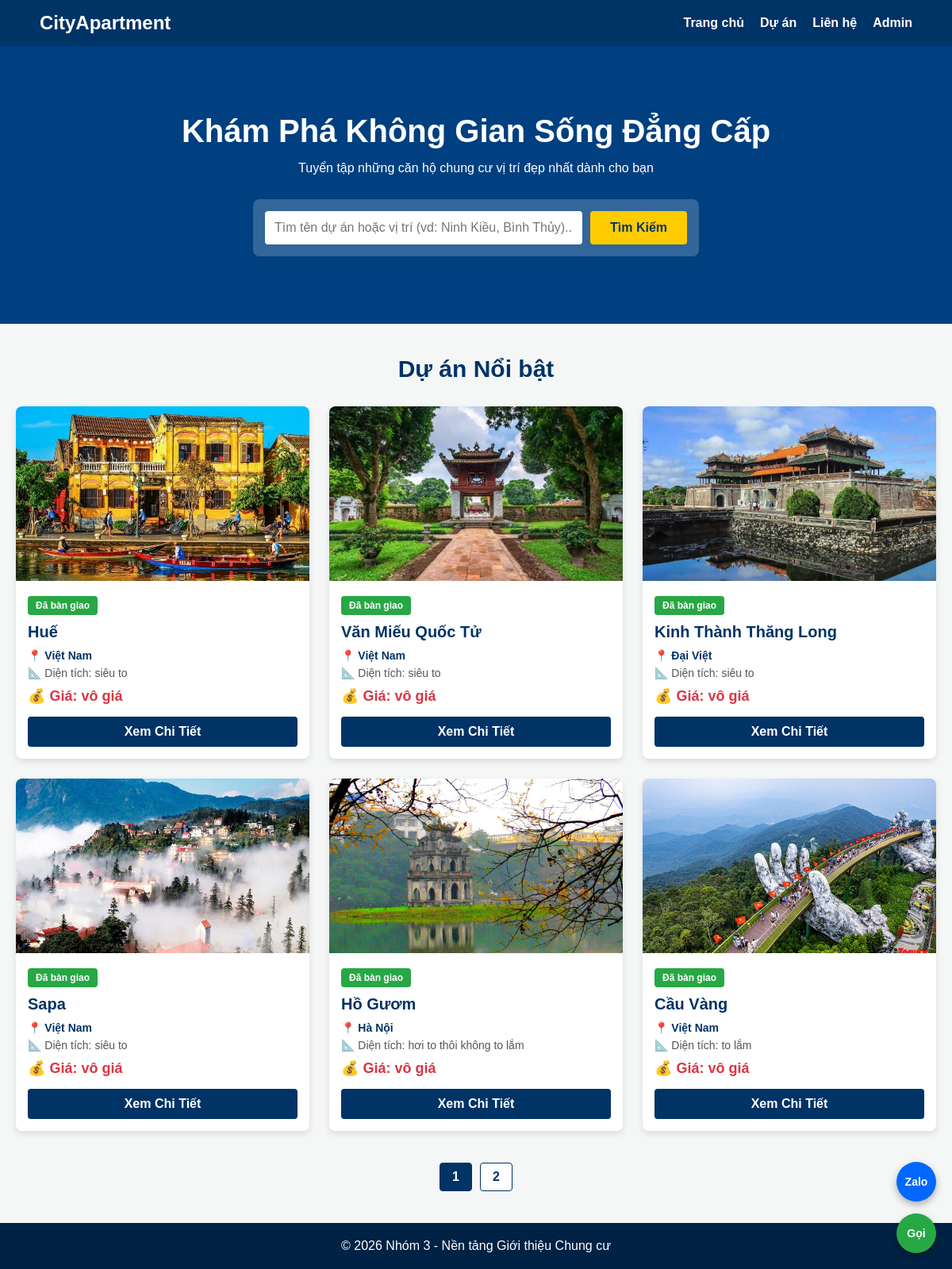
The page / on the database its author committed.
### tables this page shows
CREATE TABLE `apartments` (
  `id` int(11) NOT NULL,
  `title` varchar(255) NOT NULL,
  `description` text NOT NULL,
  `area` varchar(50) NOT NULL,
  `price` varchar(50) NOT NULL,
  `location` varchar(100) NOT NULL,
  `status` varchar(50) NOT NULL,
  `image_url` varchar(255) NOT NULL
);

### index.php (the view)
<?php
require_once 'includes/config.php';
include 'includes/header.php';
$keyword = $_GET['keyword'] ?? '';
$page = isset($_GET['page']) && is_numeric($_GET['page']) ? (int)$_GET['page'] : 1;
$limit = 6;
$offset = ($page - 1) * $limit;
if (!empty($keyword)) {
    $stmt_total = $conn->prepare("SELECT COUNT(*) FROM apartments WHERE title LIKE ? OR location LIKE ?");
    $stmt_total->execute(["%$keyword%", "%$keyword%"]);
    $total_records = $stmt_total->fetchColumn();
    $stmt = $conn->prepare("SELECT * FROM apartments WHERE title LIKE ? OR location LIKE ? ORDER BY id DESC LIMIT $limit OFFSET $offset");
    $stmt->execute(["%$keyword%", "%$keyword%"]);
} else {
    $stmt_total = $conn->query("SELECT COUNT(*) FROM apartments");
    $total_records = $stmt_total->fetchColumn();
    $stmt = $conn->query("SELECT * FROM apartments ORDER BY id DESC LIMIT $limit OFFSET $offset");
}
$total_pages = ceil($total_records / $limit);
$apartments = $stmt->fetchAll(PDO::FETCH_ASSOC);
?>
<div class="hero">
    <h1>Khám Phá Không Gian Sống Đẳng Cấp</h1>
    <p>Tuyển tập những căn hộ chung cư vị trí đẹp nhất dành cho bạn</p>
    <div style="margin-top: 30px; background: rgba(255,255,255,0.2); padding: 15px; border-radius: 8px;">
        <form action="index.php" method="GET" style="display: flex; gap: 10px;">
            <input type="text" name="keyword" value="<?php echo htmlspecialchars($keyword); ?>" placeholder="Tìm tên dự án hoặc vị trí (vd: Ninh Kiều, Bình Thủy)..." style="padding: 12px; width: 400px; border: none; border-radius: 4px; font-size: 16px;">
            <button type="submit" style="padding: 12px 25px; background: #ffcc00; color: #003366; border: none; border-radius: 4px; font-weight: bold; cursor: pointer; font-size: 16px;">Tìm Kiếm</button>
        </form>
    </div>
</div>
<div class="container" id="du-an">
    <h2 class="section-title">
        <?php echo !empty($keyword) ? 'Kết quả tìm kiếm cho: "' . htmlspecialchars($keyword) . '"' : 'Dự án Nổi bật'; ?>
    </h2>
    <div class="apartment-grid">
        <?php if(count($apartments) > 0): ?>
            <?php foreach($apartments as $apt): ?>
                <div class="card">
                    <img src="assets/images/<?php echo htmlspecialchars($apt['image_url']); ?>" alt="Hinh anh">
                    <div class="card-body">
                        <span class="badge-status"><?php echo htmlspecialchars($apt['status']); ?></span>
                        <h3 class="card-title"><?php echo htmlspecialchars($apt['title']); ?></h3>
                        <p class="card-info" style="font-weight: bold; color: #003366;">📍 <?php echo htmlspecialchars($apt['location']); ?></p>
                        <p class="card-info">📐 Diện tích: <?php echo htmlspecialchars($apt['area']); ?></p>
                        <p class="price">💰 Giá: <?php echo htmlspecialchars($apt['price']); ?></p>
                        <a href="detail.php?id=<?php echo $apt['id']; ?>" style="display: block; text-align: center; background: #003366; color: white; padding: 10px; margin-top: 15px; text-decoration: none; border-radius: 4px; font-weight: bold; transition: 0.3s;">Xem Chi Tiết</a>
                    </div>
                </div>
            <?php endforeach; ?>
        <?php else: ?>
            <p style="text-align:center; width: 100%; color: #888; font-size: 18px;">Không tìm thấy dự án nào phù hợp.</p>
        <?php endif; ?>
    </div>
    <?php if($total_pages > 1): ?>
        <div style="display: flex; justify-content: center; gap: 10px; margin-top: 40px;">
            <?php for($i = 1; $i <= $total_pages; $i++): ?>
                <a href="index.php?page=<?php echo $i; ?><?php echo !empty($keyword) ? '&keyword='.urlencode($keyword) : ''; ?>"
                   style="padding: 8px 15px; border-radius: 4px; text-decoration: none; font-weight: bold;
                          background: <?php echo ($page == $i) ? '#003366' : '#fff'; ?>;
                          color: <?php echo ($page == $i) ? '#fff' : '#003366'; ?>;
                          border: 1px solid #003366;">
                    <?php echo $i; ?>
                </a>
            <?php endfor; ?>
        </div>
    <?php endif; ?>
</div>
<?php include 'includes/footer.php'; ?>

### includes/header.php (shortened to what this page needs)
<!DOCTYPE html>
<html lang="vi" style="scroll-behavior: smooth;">
<head>
    <link rel="stylesheet" href="assets/css/style.css">
</head>
<body>
    <header>
        <div class="logo">CityApartment</div>
        <nav>
            <ul>
                <li><a href="index.php">Trang chủ</a></li>
                <li><a href="index.php#du-an">Dự án</a></li>
                <li><a href="contact.php">Liên hệ</a></li>
                <li><a href="admin/index.php">Admin</a></li>
            </ul>
        </nav>
    </header>

### includes/footer.php (shortened to what this page needs)
<div class="floating-contact">
    <a href="https://zalo.me/0928241700" target="_blank" class="float-btn zalo">Zalo</a>
    <a href="tel:0928241700" class="float-btn call">Gọi</a>
</div>
<footer>
    <p>&copy; 2026 Nhóm 3 - Nền tảng Giới thiệu Chung cư</p>
</footer>
</body>
</html>

### assets/css/style.css (style rules this page uses)
* { margin: 0; padding: 0; box-sizing: border-box; font-family: Arial, sans-serif; }
body { background-color: #f4f7f6; color: #333; }
header { background-color: #003366; color: white; padding: 15px 50px; display: flex; justify-content: space-between; align-items: center; }
header .logo { font-size: 24px; font-weight: bold; }
nav ul { list-style: none; display: flex; gap: 20px; }
nav ul li a { color: white; text-decoration: none; font-weight: bold; }
.hero { background-color: #004080; height: 350px; display: flex; flex-direction: column; justify-content: center; align-items: center; color: white; text-align: center; }
.hero h1 { font-size: 40px; margin-bottom: 15px; }
.container { max-width: 1200px; margin: 40px auto; padding: 0 20px; }
.section-title { text-align: center; font-size: 30px; margin-bottom: 30px; color: #003366; }
.apartment-grid { display: grid; grid-template-columns: repeat(auto-fit, minmax(300px, 1fr)); gap: 25px; }
.card { background: white; border-radius: 8px; overflow: hidden; box-shadow: 0 4px 8px rgba(0,0,0,0.1); transition: 0.3s; }
.card img { width: 100%; height: 220px; object-fit: cover; background-color: #ddd; }
.card-body { padding: 15px; }
.badge-status { background-color: #28a745; color: white; padding: 5px 10px; border-radius: 4px; font-size: 12px; font-weight: bold; display: inline-block; margin-bottom: 10px; }
.card-title { font-size: 20px; color: #003366; margin-bottom: 10px; }
.card-info { font-size: 14px; color: #555; margin-bottom: 6px; }
.price { color: #dc3545; font-size: 18px; font-weight: bold; margin-top: 10px; }
footer { background-color: #002244; color: white; text-align: center; padding: 20px; margin-top: 40px; }

### includes/footer.php (style rules this page uses)
.floating-contact { position: fixed; bottom: 20px; right: 20px; display: flex; flex-direction: column; gap: 15px; z-index: 9999; }
.float-btn { width: 50px; height: 50px; color: white; border-radius: 50%; display: flex; justify-content: center; align-items: center; text-decoration: none; font-weight: bold; font-size: 14px; box-shadow: 0 4px 10px rgba(0,0,0,0.3); animation: pulse 1.5s infinite; }
.float-btn.zalo { background: #0068ff; }
.float-btn.call { background: #28a745; animation-delay: 0.5s; }

### rows shown on the page
apartments: image_url (picture), status "Đã bàn giao", title "Huế", location "Việt Nam", area "siêu to", price "vô giá"
apartments: image_url (picture), status "Đã bàn giao", title "Văn Miếu Quốc Tử", location "Việt Nam", area "siêu to", price "vô giá"
apartments: image_url (picture), status "Đã bàn giao", title "Kinh Thành Thăng Long", location "Đại Việt", area "siêu to", price "vô giá"
apartments: image_url (picture), status "Đã bàn giao", title "Sapa", location "Việt Nam", area "siêu to", price "vô giá"
apartments: image_url (picture), status "Đã bàn giao", title "Hồ Gươm", location "Hà Nội", area "hơi to thôi không to lắm", price "vô giá"
apartments: image_url (picture), status "Đã bàn giao", title "Cầu Vàng", location "Việt Nam", area "to lắm", price "vô giá"
